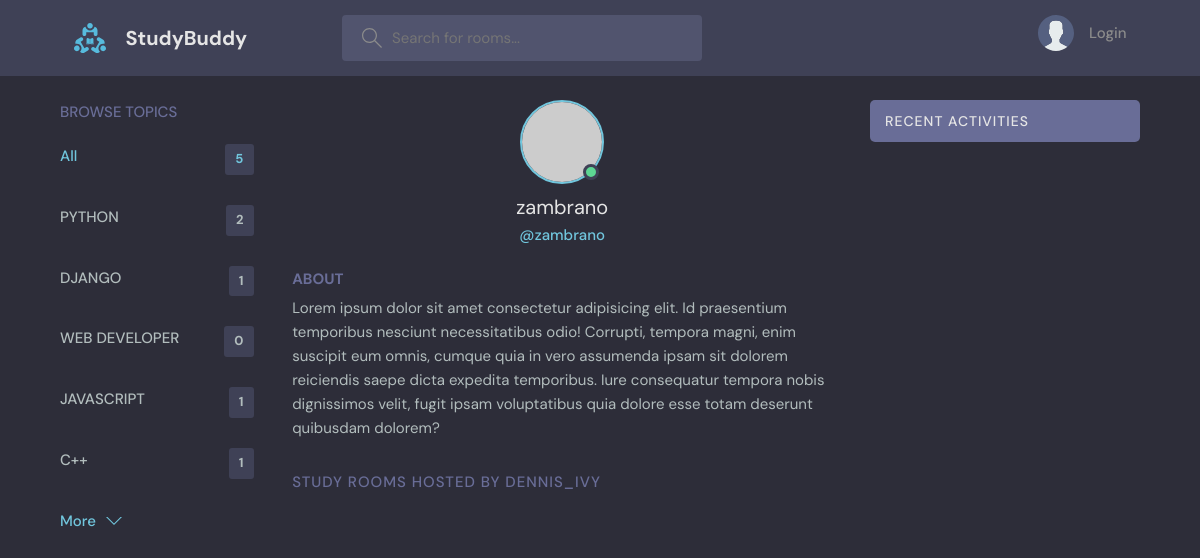
Screenshot of /profile/4 with the database file from the repository.
### base/models.py (models this page shows, shortened)
class Topic(models.Model):
   name = models.CharField(max_length=200)

### base/views.py (the view)
# urls.py: path('profile/<str:pk>', views.userProfile, name="user-profile"),
def userProfile(request, pk):
   user = User.objects.get(id=pk)
   rooms = user.room_set.all()
   room_messages = user.message_set.all()
   topics = Topic.objects.all()
   context = {'user': user, 'rooms': rooms, 'room_messages': room_messages, 'topics': topics}
   return render(request, 'base/profile.html', context)

### base/templates/base/profile.html (shortened to what this page needs)
{% extends 'main.html' %}
{% block content %}
<main class="profile-page layout layout--3">
  <div class="container">
    {% include 'base/components/topics_component.html' %}
    <div class="roomList">
      <div class="profile">
        <div class="profile__avatar">
          <div class="avatar avatar--large active">
            <img src="https://randomuser.me/api/portraits/men/11.jpg" />
          </div>
        </div>
        <div class="profile__info">
          <h3>{{ user.username }}</h3>
          <p>@{{ user.username }}</p>
        </div>
        <div class="profile__about">
          <h3>About</h3>
          <p>
            Lorem ipsum dolor sit amet consectetur adipisicing elit. Id praesentium temporibus nesciunt necessitatibus odio! Corrupti, tempora magni, enim suscipit eum omnis, cumque quia in vero assumenda ipsam sit dolorem reiciendis saepe dicta expedita temporibus. Iure consequatur tempora nobis dignissimos velit, fugit ipsam voluptatibus quia dolore esse totam deserunt quibusdam dolorem?
          </p>
        </div>
      </div>
      <div class="roomList__header">
        <div>
          <h2>Study Rooms Hosted by dennis_ivy</a>
          </h2>
        </div>
      </div>
    </div>
    {% include 'base/components/activity_component.html' %}
  </div>
</main>
{% endblock content %}

### base/templates/base/components/topics_component.html
<div class="topics">
   <div class="topics__header">
      <h2>Browse Topics</h2>
   </div>
   <ul class="topics__list">
      <li>
         <a href="{% url 'home' %}" class="active">All <span>{{ topics.count }}</span></a>
      </li>
      {% for topic in topics %}
      <li>
         <a href="{% url 'home' %}?q={{ topic.name }}"
            >{{ topic.name }} <span>{{ topic.room_set.all.count }}</span></a
         >
      </li>
      {% endfor %}
   </ul>
   <a class="btn btn--link" href="topics.html">
      More
      <svg
         version="1.1"
         xmlns="http://www.w3.org/2000/svg"
         width="32"
         height="32"
         viewBox="0 0 32 32"
      >
         <title>chevron-down</title>
         <path d="M16 21l-13-13h-3l16 16 16-16h-3l-13 13z"></path>
      </svg>
   </a>
</div>

### static/styles/style.css (style rules this page uses)
:root { --color-main: #71c6dd; --color-main-light: #e1f6fb; --color-dark: #3f4156; --color-dark-medium: #51546e; --color-dark-light: #696d97; --color-light: #e5e5e5; --color-gray: #8b8b8b; --color-light-gray: #b2bdbd; --color-bg: #2d2d39; --color-success: #5dd693; --color-error: #fc4b0b; }
* { font-family: "DM Sans", -apple-system, BlinkMacSystemFont, "Segoe UI", Roboto, Oxygen, Ubuntu, Cantarell, "Open Sans", "Helvetica Neue", sans-serif; margin: 0; padding: 0; box-sizing: border-box; text-rendering: optimizeLegibility; font-size: inherit; }
html { font-size: 56.25%; }
@media only screen and (min-width: 1200px) { html { font-size: 62.5%; } }
body { line-height: 1.6; font-weight: 400; font-size: 1.5rem; color: var(--color-light-gray); background-color: var(--color-bg); min-height: 100vh; }
img { width: 100%; }
a { display: inline-block; color: var(--color-main); text-decoration: none; }
.container { max-width: 120rem; width: 90%; margin: auto; }
.btn { background-color: transparent; border: none; display: inline-flex; align-items: center; gap: 1rem; cursor: pointer; transition: all ease-in-out 0.3s; padding: 1rem 2rem; border-radius: 5px; box-shadow: 1px 1px 3px 1px rgba(0, 0, 0, 0.15); font-weight: 500; }
.btn--link { border-radius: 0; padding: 0; color: var(--color-main); box-shadow: none; }
.btn > svg { fill: currentColor; width: 1.6rem; height: 1.6rem; }
.avatar { position: relative; display: inline-block; border-radius: 50%; border: 2px solid var(--color-main); }
.avatar img { display: block; border-radius: 50%; object-fit: cover; object-position: center; }
.avatar::after { content: ""; display: block; position: absolute; background-color: var(--color-gray); z-index: 111; border-radius: 50%; border: 0.3rem solid var(--color-dark); }
.avatar.active::after { background-color: var(--color-success); }
.avatar.avatar--large img { display: block; width: 8rem; height: 8rem; border-radius: 50%; }
.avatar.avatar--large:after { width: 1rem; height: 1rem; bottom: 2px; right: 3.5px; }
.layout { margin-top: 2.4rem; }
.layout > .container { display: flex; justify-content: space-between; align-items: flex-start; }
.layout--3 > .container > div:first-child { flex-basis: 18%; max-width: 22.5rem; }
.layout--3 > .container > div:nth-child(2) { flex-basis: 50%; }
.topics__header { margin-bottom: 2rem; }
.topics__header h2 { text-transform: uppercase; font-weight: 500; color: var(--color-dark-light); }
.topics__list { list-style: none; }
.topics__list li a { display: flex; justify-content: space-between; margin-bottom: 3rem; font-weight: 500; color: var(--color-light-gray); transition: all 0.3s ease-in-out; }
.topics__list li a.active, .topics__list li a:hover { color: var(--color-main); }
.topics__list li a span { padding: 0.5rem 1rem; background-color: var(--color-dark); border-radius: 3px; font-size: 1.3rem; font-weight: 700; letter-spacing: 1px; }
.roomList__header { display: flex; justify-content: space-between; align-items: center; margin-bottom: 2.4rem; }
.roomList__header h2 { text-transform: uppercase; font-weight: 500; color: var(--color-light); letter-spacing: 1px; }
.profile { margin-bottom: 3rem; }
.profile__avatar { text-align: center; }
.profile__info { text-align: center; }
.profile__info h3 { font-size: 2rem; color: var(--color-light); font-weight: 400; }
.profile__info p { color: var(--color-main); font-weight: 500; margin-bottom: 1rem; }
.profile__about { margin-top: 2rem; }
.profile__about h3 { text-transform: uppercase; color: var(--color-dark-light); margin-bottom: 0.5rem; }
.profile-page .roomList__header { margin-bottom: 1.5rem; }
.profile-page .roomList__header h2 { color: var(--color-dark-light); }

### rows the page displays
Topic: name "PYTHON", room_set.all.count "2"
Topic: name "DJANGO", room_set.all.count "1"
Topic: name "WEB DEVELOPER", room_set.all.count "0"
Topic: name "JAVASCRIPT", room_set.all.count "1"
Topic: name "C++", room_set.all.count "1"

### other values shown
{{ topics.count }} "5"
{{ user.username }} "zambrano"
